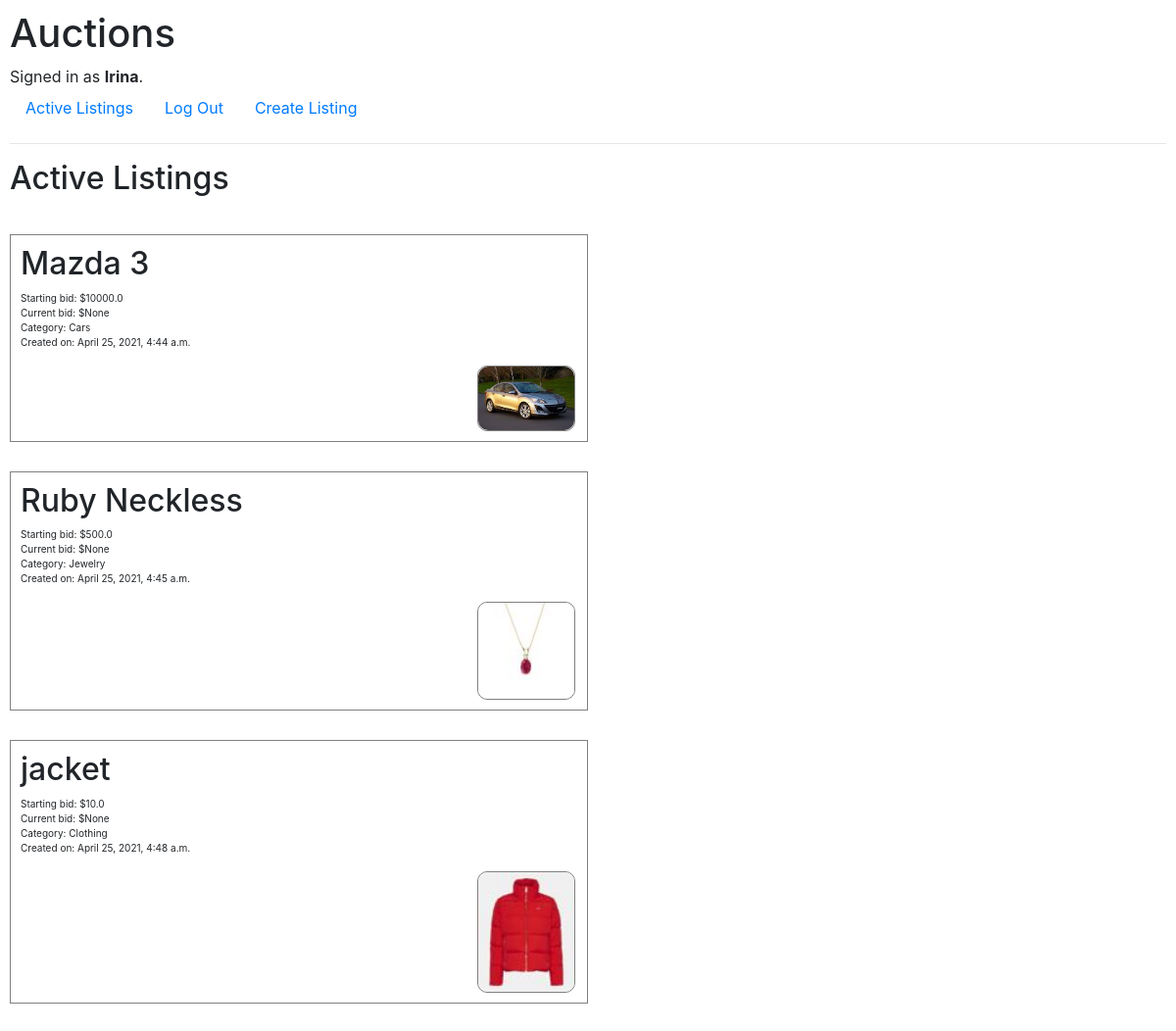
Page / (signed in) on the committed database.
### auctions/models.py (models this page shows, shortened)
class User(AbstractUser):
    pass

class List(models.Model):
    title = models.CharField(max_length=64)
    created_date = models.DateTimeField(default= timezone.now)
    description = models.TextField()
    starting_bid= models.FloatField()
    current_bid = models.FloatField(blank= True, null=True)
    category = models.ForeignKey(Category, on_delete= models.CASCADE, related_name="Category")
    creator = models.ForeignKey(User, on_delete= models.PROTECT, related_name="Creator_lists")
    image = models.ImageField( blank = True, null = True, upload_to="images/")

class Category(models.Model):
    category = models.CharField(max_length=30)
    def __str__(self):
        return f'{self.category}'

### auctions/views.py (the view)
# urls.py: path("", views.index, name="index"),
def index(request):
    return render(request, "auctions/index.html",{
        "Listings": List.objects.all()
    })

### auctions/templates/auctions/index.html
{% extends "auctions/layout.html" %}
{% load static %}
{% block body %}
<h2>Active Listings</h2>
{% for list in Listings %}
<div class="listing">
    <div class="content">
        <h2>{{ list.title }}</h2>
        <p>
            Starting bid: ${{ list.starting_bid }}<br>
            Current bid: ${{ list.current_bid }}<br>
            Category: {{ list.category }}<br>
            Created on: {{ list.created_date }}
        </p>
        <div class="image">
            {% if list.image %}
            <img style="width: 100%; height: 100%; border-radius: 10px;" src="{{list.image}}" alt="">
            {% endif %}
        </div>
    </div>
{% empty %}
<ul>
    <li>No listings currently displayed</li>
</ul>
{% endfor %}
</div>
{% endblock %}

### auctions/templates/auctions/layout.html (shortened to what this page needs)
{% load static %}
<!DOCTYPE html>
<html lang="en">
    <head>
        <link rel="stylesheet" href="https://stackpath.bootstrapcdn.com/bootstrap/4.4.1/css/bootstrap.min.css">
        <link href="{% static 'auctions/styles.css' %}" rel="stylesheet">
    </head>
    <body>
        <h1>Auctions</h1>
        <div>
            {% if user.is_authenticated %}
                Signed in as <strong>{{ user.username }}</strong>.
            {% else %}
                Not signed in.
            {% endif %}
        </div>
        <ul class="nav">
            <li class="nav-item">
                <a class="nav-link" href="{% url 'index' %}">Active Listings</a>
            </li>
            {% if user.is_authenticated %}
                <li class="nav-item">
                    <a class="nav-link" href="{% url 'logout' %}">Log Out</a>
                </li>
                <li class="nav-item">
                    <a class="nav-link" href="">Create Listing</a>
                </li>
            {% endif %}
        </ul>
        <hr>
        {% block body %}
        {% endblock %}
    </body>
</html>

### auctions/static/auctions/styles.css (style rules this page uses)
body { padding: 10px; }
.listing { font-size: 10px; text-align: left; margin-bottom: 10px; padding: 30px 0; display: flexbox; }
.image { margin-left: 82%; width: 100px; border: 1px solid gray; display: block; height: 100%; bottom: 25%; border-radius: 10px; }
.content { display: block; width: 50%; border: 1px solid gray; padding: 10px; }

### rows in the picture
User: username "Irina"
List: title "Mazda 3", starting_bid "10000.0", current_bid "None", category "Cars", created_date "April 25, 2021, 4:44 a.m.", image (picture)
List: title "Ruby Neckless", starting_bid "500.0", current_bid "None", category "Jewelry", created_date "April 25, 2021, 4:45 a.m.", image (picture)
List: title "jacket", starting_bid "10.0", current_bid "None", category "Clothing", created_date "April 25, 2021, 4:48 a.m.", image (picture)
